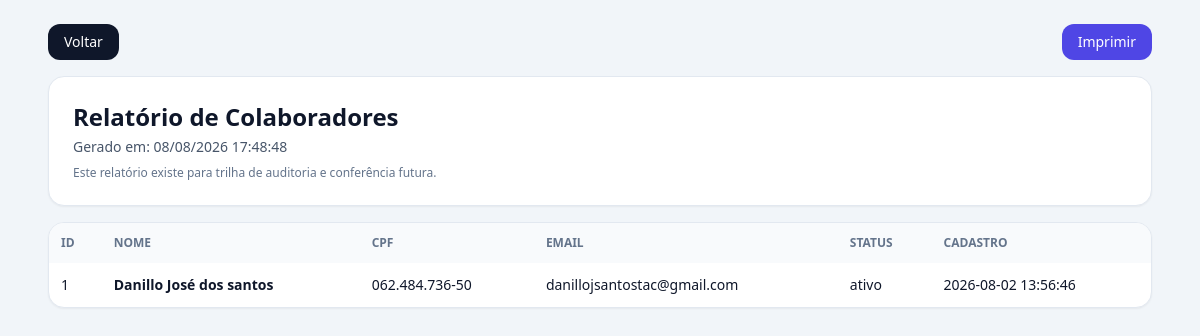
The app's page /relatorio/colaboradores (signed in), older data.
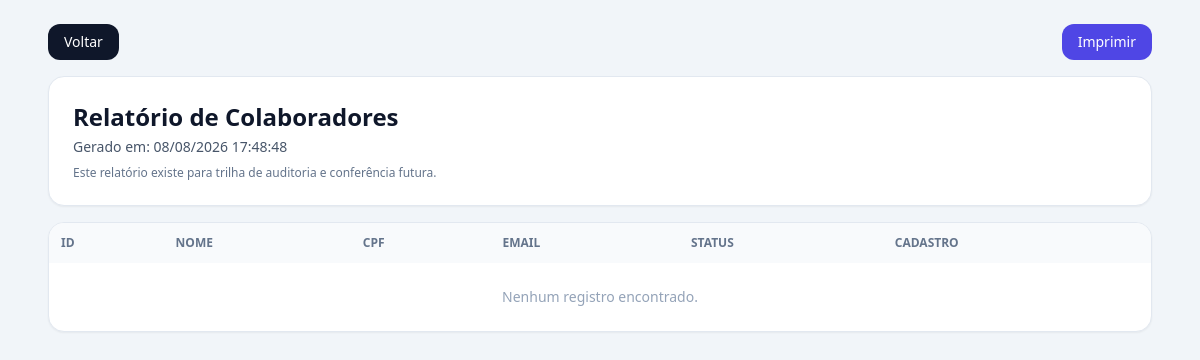
The same page, newer data.
### tables this page shows
CREATE TABLE colaboradores (
                    id INTEGER PRIMARY KEY AUTOINCREMENT,
                    nome TEXT NOT NULL,
                    cpf TEXT UNIQUE NOT NULL,
                    email TEXT NOT NULL,
                    senha TEXT,
                    funcao TEXT NOT NULL,
                    endereco TEXT NOT NULL,
                    status TEXT DEFAULT 'ativo',
                    data_cadastro TIMESTAMP DEFAULT CURRENT_TIMESTAMP
                );

### app.py (the view)
@app.route('/relatorio/<tipo>')
def relatorio(tipo):
    if not usuario_logado():
        return redirect(url_for('login'))
    if tipo not in ('alunos', 'professores', 'colaboradores', 'auditoria', 'reconhecimento'):
        definir_mensagem('erro', 'Tipo de relatório inválido.')
        return redirect(url_for('dashboard'))
    if tipo == 'auditoria':
        registros = db.buscar_logs_auditoria()
    elif tipo == 'reconhecimento':
        registros = db.buscar_relatorio_reconhecimento()
    else:
        registros = db.buscar_registros_com_inativos(tipo)
    return render_template('relatorio.html', tipo=tipo, registros=registros, gerado_em=datetime.now())

### app.py (called while the page is built)
def usuario_logado():
    return session.get('usuario_logado', False)

### gerenciador_escola.py (called while the page is built)
    def conectar(self):
        conn = sqlite3.connect(self.db_name)
        conn.row_factory = sqlite3.Row
        return conn

    def buscar_registros_com_inativos(self, tabela):
        with self.conectar() as conn:
            return [dict(row) for row in conn.execute(f"SELECT * FROM {tabela} ORDER BY id DESC").fetchall()]

### templates/relatorio.html (shortened to what this page needs)
<!DOCTYPE html>
<html lang="pt-BR">
<head>
    <script src="https://cdn.tailwindcss.com"></script>
</head>
<body class="bg-slate-100 text-slate-900 font-sans">
    <div class="max-w-6xl mx-auto p-6 space-y-4">
        <div class="flex items-center justify-between nao-imprimir">
            <a href="/dashboard" class="px-4 py-2 rounded-xl bg-slate-900 text-white text-sm">Voltar</a>
            <button onclick="window.print()" class="px-4 py-2 rounded-xl bg-indigo-600 text-white text-sm">Imprimir</button>
        </div>
        <header class="bg-white border border-slate-200 rounded-2xl p-6 shadow-sm">
            <h1 class="text-2xl font-bold">Relatório de {{ tipo|capitalize }}</h1>
            <p class="text-sm text-slate-600 mt-1">Gerado em: {{ gerado_em.strftime('%d/%m/%Y %H:%M:%S') }}</p>
            <p class="text-xs text-slate-500 mt-2">Este relatório existe para trilha de auditoria e conferência futura.</p>
        </header>
        <section class="bg-white border border-slate-200 rounded-2xl shadow-sm overflow-x-auto">
            {% if tipo == 'auditoria' %}
            <table class="min-w-full text-left text-sm">
                <thead class="bg-slate-50 text-xs uppercase text-slate-500">
                    <tr>
                        <th class="p-3">Data</th>
                        <th class="p-3">Ação</th>
                        <th class="p-3">Entidade</th>
                        <th class="p-3">ID</th>
                        <th class="p-3">Usuário</th>
                        <th class="p-3">Detalhes</th>
                    </tr>
                </thead>
                <tbody class="divide-y divide-slate-100">
                    {% for r in registros %}
                    <tr>
                        <td class="p-3">{{ r.data_evento }}</td>
                        <td class="p-3 font-semibold">{{ r.acao }}</td>
                        <td class="p-3">{{ r.entidade }}</td>
                        <td class="p-3">{{ r.entidade_id or '-' }}</td>
                        <td class="p-3">{{ r.usuario }}</td>
                        <td class="p-3">{{ r.detalhes or '-' }}</td>
                    </tr>
                    {% else %}
                    <tr><td colspan="6" class="p-6 text-center text-slate-400">Nenhum evento de auditoria encontrado.</td></tr>
                    {% endfor %}
                </tbody>
            </table>
            {% else %}
            <table class="min-w-full text-left text-sm">
                <thead class="bg-slate-50 text-xs uppercase text-slate-500">
                    <tr>
                        <th class="p-3">ID</th>
                        <th class="p-3">Nome</th>
                        <th class="p-3">CPF</th>
                        <th class="p-3">Email</th>
                        <th class="p-3">Status</th>
                        <th class="p-3">Cadastro</th>
                    </tr>
                </thead>
                <tbody class="divide-y divide-slate-100">
                    {% for r in registros %}
                    <tr>
                        <td class="p-3">{{ r.id }}</td>
                        <td class="p-3 font-semibold">{{ r.nome or '-' }}</td>
                        <td class="p-3">{{ r.cpf or '-' }}</td>
                        <td class="p-3">{{ r.email or '-' }}</td>
                        <td class="p-3">{{ r.status or '-' }}</td>
                        <td class="p-3">{{ r.data_cadastro or '-' }}</td>
                    </tr>
                    {% else %}
                    <tr><td colspan="6" class="p-6 text-center text-slate-400">Nenhum registro encontrado.</td></tr>
                    {% endfor %}
                </tbody>
            </table>
            {% endif %}
        </section>
    </div>
</body>
</html>

Row changes from the older to the newer data that the page shows:
removed colaboradores: id "1", nome "Danillo José dos santos", cpf "062.484.736-50", email "danillojsantostac@gmail.com", status "ativo", data_cadastro "2026-08-02 13:56:46"
Text that changed along with them:
text now shown: "Nenhum registro encontrado."
